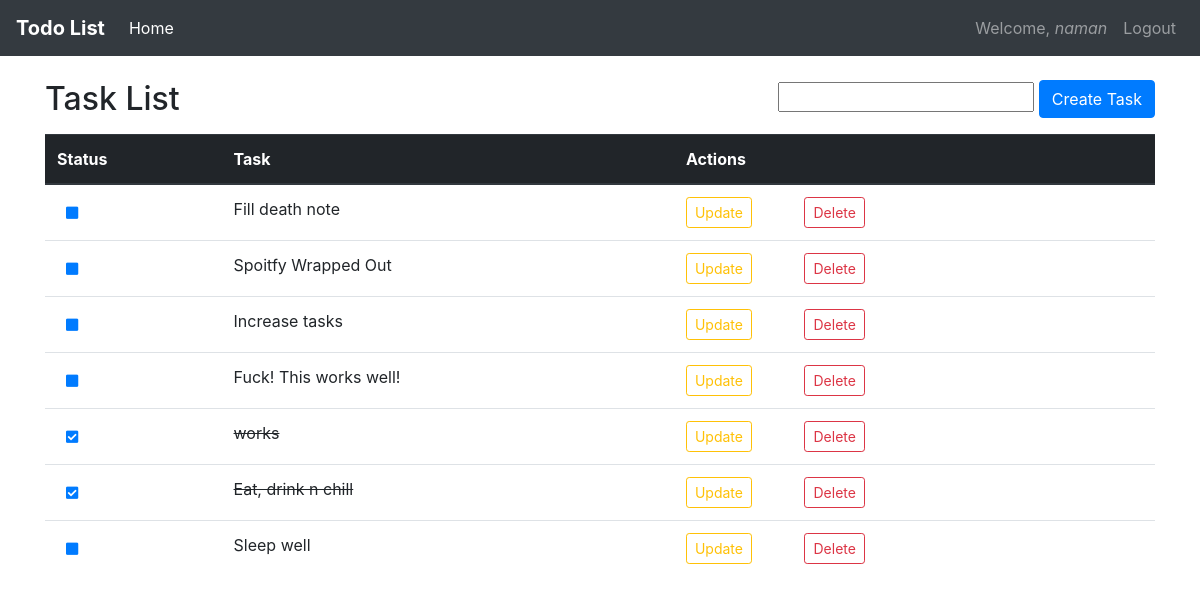
Page / (signed in) on the earlier database version.
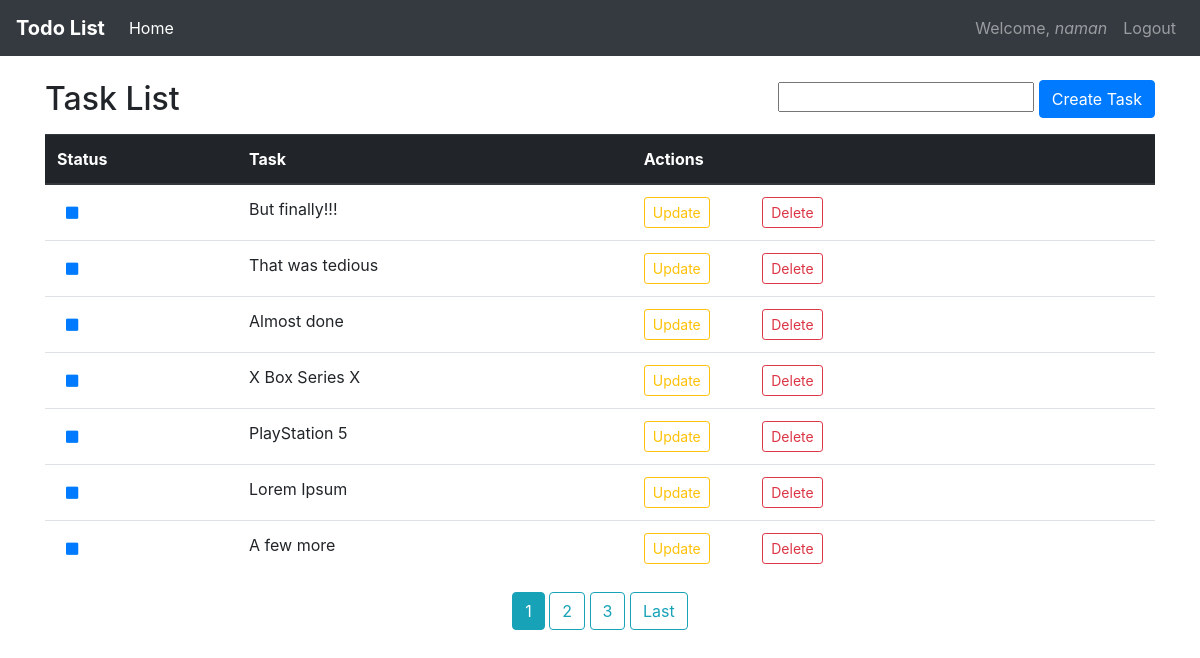
Same page on the later database version.
### task/models.py (models this page shows, shortened)
class Task(models.Model):
	title = models.CharField(max_length=150)
	complete = models.BooleanField(default=False)
	time = models.DateTimeField(auto_now_add=True)
	author = models.ForeignKey(User, on_delete=models.CASCADE)

### task/views.py (the view, shortened to what this page needs)
# urls.py: path('', TaskCreateView.as_view(), name='task-home'),
class TaskCreateView(LoginRequiredMixin, CreateView, ListView):
	model = Task
	fields = ['title']
	template_name = 'task/home.html'
	context_object_name = 'tasks'
	paginate_by = 7
	def get_queryset(self):
		return self.model.objects.filter(author=self.request.user).order_by('-id')

### task/templates/task/home.html (shortened to what this page needs)
{% extends 'task/base.html' %}
{% block content %}
<h2 style="float: left;" class="pb-2">Task List</h2>
<form style="float: right;" method="POST" action="/">
	{{ form.title }}
	<input type="submit" class="btn btn-md btn-primary" value="Create Task">
</form>
<div class="table-container">
	<table class="table table-hover mt-4">
		<tbody>
			<thead class="thead-dark">
				<tr>
					<th scope="col">Status</th>
					<th scope="col">
						Task
					</th>
					<th scope="col">Actions</th>
				</tr>
			</thead>
			{% for task in tasks %}
				<tr>
					{% if task.complete == True %}
						<th scope="row">
							<a href="{% url 'task-status' task.id %}" class="btn btn-sm" role="button"><i class="fas fa-check-square"></i></a>
						</th>
						<td>
							<s>{{ task.title }}</s>
						</td>
					{% else %}
						<th scope="row">
							<a href="{% url 'task-status' task.id %}" class="btn btn-sm" role="button"><i class="fas fa-square"></i></a>
						</th>
						<td>
							{{ task.title }}
						</td>
					{% endif %}
					<td>
						<a type="button" class="btn btn-sm btn-outline-warning mr-5" href="{% url 'task-update' task.id %}">Update</a>
						<a type="button" class="btn btn-sm btn-outline-danger" href="{% url 'task-delete' task.id %}">Delete</a>
					</td>
				</tr>
			{% endfor %}
		</tbody>
	</table>
	<div style="align-items: center; text-align: center;">
	{% if is_paginated %}
		{% for num in page_obj.paginator.page_range %}
			{% if page_obj.number == num %}
				<a class="btn btn-info mb-4" href="?page={{ num }}">{{ num }}</a>
			{% elif num > page_obj.number|add:'-3' and num < page_obj.number|add:'3' %}
				<a class="btn btn-outline-info mb-4" href="?page={{ num }}">{{ num }}</a>
			{% endif %}
		{% endfor %}
		{% if page_obj.has_next %}
			<a class="btn btn-outline-info mb-4" href="?page={{ page_obj.paginator.num_pages }}">Last</a>
		{% endif %}
	{% endif %}
	</div>
</div>
{% endblock content %}

Differences in the rows shown:
no longer on this page (row unchanged): Task: title "Fill death note"
no longer on this page (row unchanged): Task: title "Spoitfy Wrapped Out"
no longer on this page (row unchanged): Task: title "Increase tasks"
no longer on this page (row unchanged): Task: title "Fuck! This works well!"
no longer on this page (row unchanged): Task: title "works"
no longer on this page (row unchanged): Task: title "Eat, drink n chill"
no longer on this page (row unchanged): Task: title "Sleep well"
added Task: title "But finally!!!"
added Task: title "That was tedious"
added Task: title "Almost done"
added Task: title "X Box Series X"
added Task: title "PlayStation 5"
added Task: title "Lorem Ipsum"
added Task: title "A few more"
Other differences:
new list line: "1"
new list line: "2"
new list line: "3"
text now shown: "Last"
